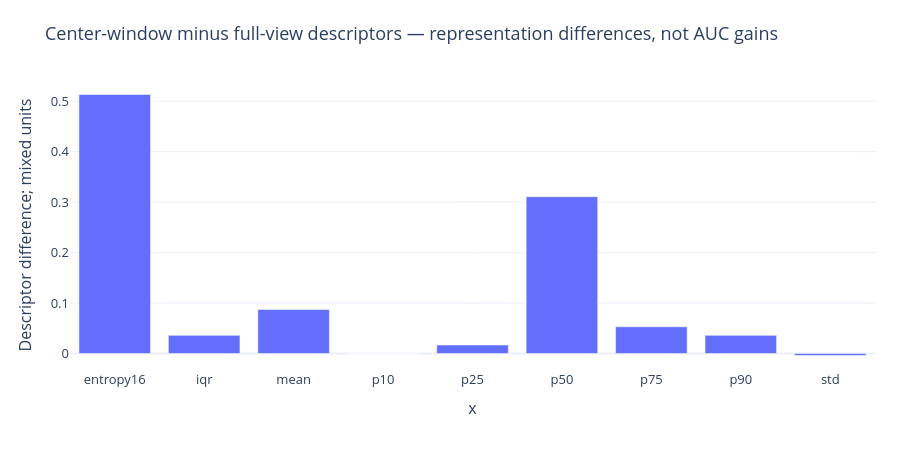

The notebook cell this image was saved under:
### Markdown cell above
## 04. Field-of-view sensitivity

Center-minus-whole differences are image-relative representation changes. They are not validation-score deltas.

### Code cell
figure = round2_figure(DIRECTORY, 4)
figure.show(renderer='plotly_mimetype')

### Figure 1 — Plotly figure (JSON) as saved in the notebook; plotly's stock layout.template omitted (floating-point values rounded to 4 significant figures)
{"data": [{"hovertemplate": "x=%{x}<br>y=%{y}<extra></extra>", "legendgroup": "", "marker": {"color": "#636efa", "pattern": {"shape": ""}}, "name": "", "orientation": "v", "showlegend": false, "textposition": "auto", "type": "bar", "x": ["entropy16", "iqr", "mean", "p10", "p25", "p50", "p75", "p90", "std"], "xaxis": "x", "y": [0.5133, 0.03594, 0.08715, 0.0, 0.01691, 0.3108, 0.05285, 0.03594, -0.003976], "yaxis": "y"}], "layout": {"barmode": "relative", "font": {"size": 13}, "height": 470, "legend": {"tracegroupgap": 0}, "margin": {"b": 100, "l": 70, "r": 25, "t": 80}, "title": {"text": "Center-window minus full-view descriptors — representation differences, not AUC gains"}, "xaxis": {"anchor": "y", "domain": [0, 1], "title": {"text": "x"}}, "yaxis": {"anchor": "x", "domain": [0, 1], "title": {"text": "Descriptor difference; mixed units"}}}}
